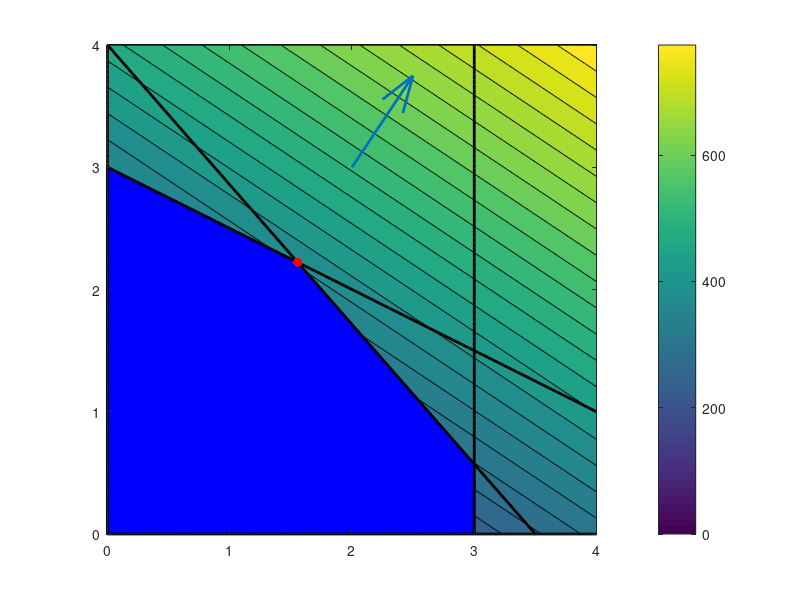
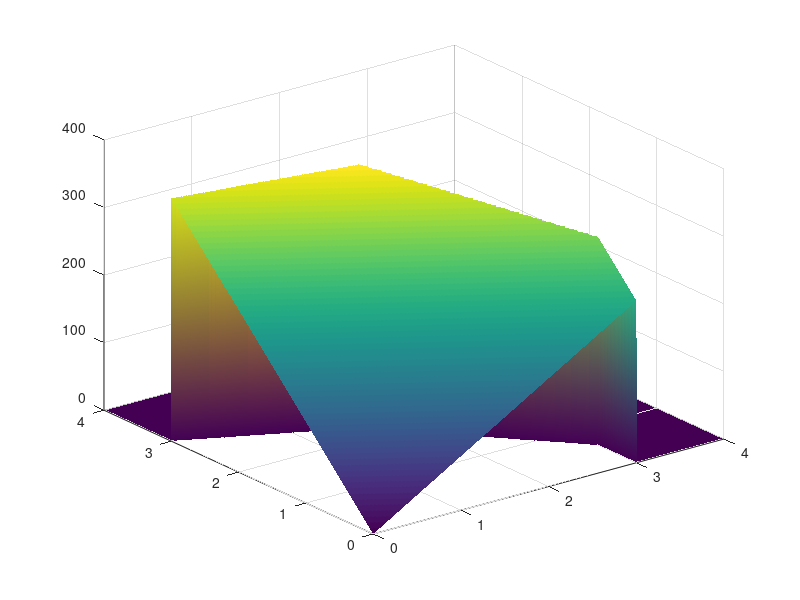

The MATLAB script that drew these images, in order:
%%
clear, close all;

%% define and plot objective function
f = @(x,y) 80*x + 120*y;
[X, Y] = meshgrid(linspace(0,4, 401));
contourf(X, Y, f(X,Y), 30); colorbar;
xlim([0,4]), ylim([0,4]), axis equal, hold on;

%% plot (normalized) gradient
grad_f = [80; 120];
grad_f = grad_f / norm(grad_f);
quiver(2, 3, grad_f(1), grad_f(2), 'linewidth', 2)

%% determine and plot feasible region
idx1 = X + 2*Y <= 6;                        % constraint 1
idx2 = 8*X + 7*Y <= 28;                     % constraint 2
idx3 = X <= 3;                              % constraint 3
idx4 = X >= 0;                              % constraint 4
idx5 = Y >= 0;                              % constraint 5
idx = idx1 & idx2 & idx3 & idx4 & idx5;
Xf = X(idx); Yf = Y(idx);
plot(Xf, Yf, '.b')


%% plot boundary of feasible region
t = linspace(0,4);
lw = 'linewidth';
plot(t, (6-t)/2, '-k',lw,2)                      % constraint bdry 1
plot(t, (28-8*t)/7, '-k',lw,2)                   % constraint bdry 2
plot(3*ones(size(t)), t, '-k',lw,2)              % constraint bdry 3
plot(zeros(size(t)), t, '-k',lw,2)               % constraint bdry 4
plot(t, zeros(size(t)), '-k',lw,2)               % constraint bdry 5

%% find solution as interection of constraints bdry 1 and 2
% lazy solution: x = fzero(@(x) (6-x)/2 - (28-8*x)/7, 1); y = (6-x)/2;
% exact solution:
% (6-x)/2 - (28-8*x)/7 = 0
% 3 - x/2 = 4 - 8x/7
% 8x/7 - x/2 = 1
% (16-7)x/14 = 1
%y = 3 - x/2 = 3 - 14/18 = 40/18 = 20/9
plot(14/9,20/9,'r.','MarkerSize',20)
%exportgraphics(gcf,'feasible_region.png')

%% 3D plot

figure
surf(X,Y,f(X,Y).*idx), shading interp